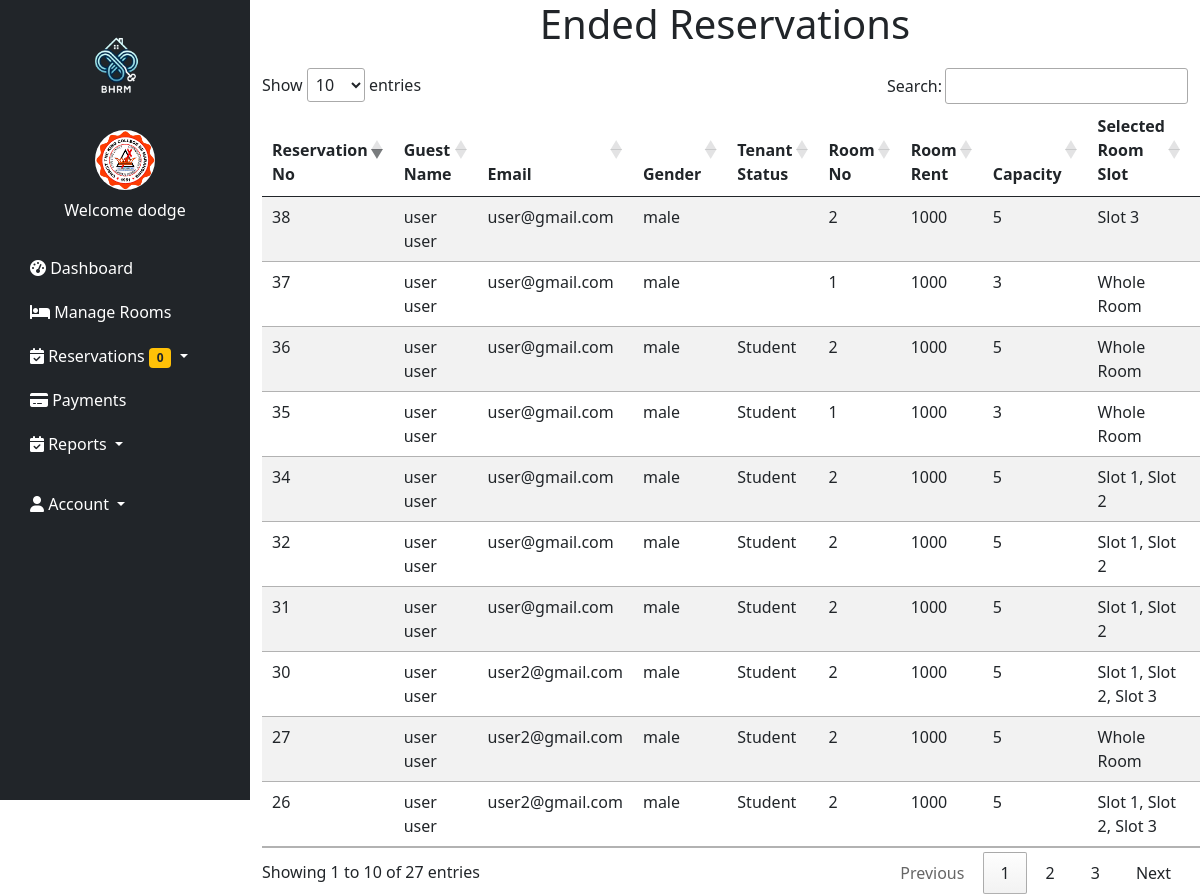
The app's page /ended.php (signed in) with its own data.
### tables this page shows
CREATE TABLE `users` (
  `id` int(11) NOT NULL,
  `image` varchar(255) NOT NULL,
  `fname` varchar(50) NOT NULL,
  `lname` varchar(50) NOT NULL,
  `gender` varchar(255) NOT NULL,
  `uname` varchar(50) NOT NULL,
  `pass` varchar(50) NOT NULL,
  `role` varchar(50) NOT NULL,
  `hname` varchar(255) NOT NULL
);

CREATE TABLE `reservation` (
  `id` int(255) NOT NULL,
  `image` varchar(255) NOT NULL,
  `fname` varchar(255) NOT NULL,
  `lname` varchar(255) NOT NULL,
  `email` varchar(255) NOT NULL,
  `gender` varchar(255) NOT NULL,
  `date_in` date DEFAULT NULL,
  `date_out` date DEFAULT NULL,
  `tenant_status` varchar(255) NOT NULL,
  `addons` varchar(255) NOT NULL,
  `room_no` int(255) NOT NULL,
  `capacity` int(255) NOT NULL,
  `room_slot` varchar(255) NOT NULL,
  `current_tenant` int(255) NOT NULL,
  `amenities` varchar(255) NOT NULL,
  `tenant_type` varchar(255) NOT NULL,
  `room_floor` varchar(255) NOT NULL,
  `price` int(255) NOT NULL,
  `status` varchar(255) NOT NULL,
  `payment` int(255) NOT NULL,
  `pay_stat` varchar(255) NOT NULL,
  `pay_date` date DEFAULT NULL,
  `res_stat` varchar(255) NOT NULL,
  `res_duration` varchar(255) NOT NULL,
  `res_reason` varchar(255) NOT NULL,
  `hname` varchar(255) NOT NULL,
  `owner` varchar(255) NOT NULL
);

### ended.php (the view, shortened to what this page needs)
<!DOCTYPE html>
<html lang="en">
<head>
    <link href="https://cdn.jsdelivr.net/npm/bootstrap@5.0.2/dist/css/bootstrap.min.css" rel="stylesheet">
    <link rel="stylesheet" type="text/css" href="https://cdn.datatables.net/1.11.5/css/jquery.dataTables.min.css">
</head>
<body>
    <?php include 'navigationbar.php'; ?>
    <h1 class="text-center">Ended Reservations</h1>
    <div class="container table-responsive">
        <?php
        if (!empty($_SESSION) && $_SESSION['role'] == 'landlord') {
            $hname = $_SESSION['hname'];
            $query = "SELECT * FROM reservation WHERE hname = '$hname' AND res_stat = 'Ended' ORDER BY id DESC";
            $result = mysqli_query($conn, $query);
        ?>
        <table id="reservationsTable" class="table table-striped">
            <thead>
                <tr>
                    <th>Reservation No</th>
                    <th>Guest Name</th>
                    <th>Email</th>
                    <th>Gender</th>
                    <th>Tenant Status</th>
                    <th>Room No</th>
                    <th>Room Rent</th>
                    <th>Capacity</th>
                    <th>Selected Room Slot</th>
                    <th>Current Tenant</th>
                </tr>
            </thead>
            <tbody>
                <?php while ($fetch = mysqli_fetch_assoc($result)) { ?>
                <tr>
                    <td><?php echo $fetch['id']; ?></td>
                    <td><?php echo $fetch['fname'] . ' ' . $fetch['lname']; ?></td>
                    <td><?php echo $fetch['email']; ?></td>
                    <td><?php echo $fetch['gender']; ?></td>
                    <td><?php echo $fetch['tenant_status']; ?></td>
                    <td><?php echo $fetch['room_no']; ?></td>
                    <td><?php echo $fetch['price']; ?></td>
                    <td><?php echo $fetch['capacity']; ?></td>
                    <td><?php echo $fetch['room_slot']; ?></td>
                    <td><?php echo $fetch['current_tenant']; ?></td>
                </tr>
                <?php } ?>
            </tbody>
        </table>
        <?php } ?>
    </div>
</body>
</html>

### navigationbar.php (shortened to what this page needs)
<?php
require 'php/connection.php';
?>
<?php
        if(!empty($_SESSION['uname'])){
            $uname = $_SESSION['uname'];
            $query = "select * from users where uname = '$uname'";
            $result = mysqli_query($conn, $query);
            $fetch = mysqli_fetch_assoc($result);
        }
        $hname = $_SESSION['hname'];
        $query = "SELECT COUNT(*) AS new_reservations FROM reservation WHERE hname = '$hname' AND res_stat = 'Pending'";
        $result = mysqli_query($conn, $query);
        $row = mysqli_fetch_assoc($result);
        $newReservations = $row['new_reservations'];
    ?>
<!DOCTYPE html>
<html lang="en">
<head>
    <link href="https://cdn.jsdelivr.net/npm/bootstrap@5.0.2/dist/css/bootstrap.min.css" rel="stylesheet">
    <link href="https://cdnjs.cloudflare.com/ajax/libs/font-awesome/6.0.0-beta3/css/all.min.css" rel="stylesheet">
</head>
<body>
    <nav class="sidebar bg-dark">
        <div class="navbar-brand text-center">
            <img src="/bhrm-main/images/logo.png" alt="Logo">
        </div>
        <ul class="nav flex-column">
            <li class="nav-item text-center mb-4">
                <img class="rounded-circle mb-2" src="/bhrm-main/<?php echo $fetch['image'] ?? 'default.png'; ?>" alt="Profile" width="60" height="60">
                <span class="d-block text-white">Welcome <?php echo $fetch['fname'] ?? 'Guest'; ?></span>
            </li>
            <li class="nav-item">
                <a class="nav-link" href="/bhrm-main/dashboard.php">
                    <i class="fas fa-tachometer-alt"></i> Dashboard
                </a>
            </li>
            <li class="nav-item">
                <a class="nav-link" href="/bhrm-main/manageroom.php">
                    <i class="fas fa-bed"></i> Manage Rooms
                </a>
            </li>
            <li class="nav-item dropdown">
                <a class="nav-link dropdown-toggle" href="#" id="reservationMenu" role="button" data-bs-toggle="dropdown" aria-expanded="false">
                    <i class="fas fa-calendar-check"></i> Reservations <span class="badge bg-warning text-dark"><?php echo $newReservations; ?></span>
                </a>
            </li>
            <li class="nav-item">
                <a class="nav-link" href="/bhrm-main/payment.php">
                    <i class="fas fa-credit-card"></i> Payments
                </a>
            </li>
            <li class="nav-item dropdown">
                <a class="nav-link dropdown-toggle" href="#" id="reservationMenu" role="button" data-bs-toggle="dropdown" aria-expanded="false">
                    <i class="fas fa-calendar-check"></i> Reports
                </a>
            </li>
            <li class="nav-item dropdown mt-3">
                <a class="nav-link text-white dropdown-toggle" href="#" id="userMenu" role="button" data-bs-toggle="dropdown">
                    <i class="fas fa-user"></i> Account
                </a>
            </li>
        </ul>
    </nav>
</body>
</html>

### ended.php (style rules this page uses)
.container { margin-top: 20px; }

### navigationbar.php (style rules this page uses)
body { margin-left: 250px; transition: margin-left 0.3s ease; background-color: white; }
.sidebar { position: fixed; top: 0; left: 0; height: 100vh; width: 250px; background-color: #343a40; padding: 20px 15px; z-index: 1000; overflow-y: auto; transition: all 0.3s ease; }
.sidebar .navbar-brand img { width: 80px; height: 80px; border-radius: 50%; margin-bottom: 20px; }
.sidebar .nav-link { color: white; display: block; font-size: 16px; padding: 10px 15px; border-radius: 5px; transition: all 0.3s ease; }

### records on screen
users: image (picture), fname "dodge"
reservation: id "38", fname "user", lname "user", email "user@gmail.com", gender "male", room_no "2", price "1000", capacity "5", room_slot "Slot 3"
reservation: id "37", fname "user", lname "user", email "user@gmail.com", gender "male", room_no "1", price "1000", capacity "3", room_slot "Whole Room"
reservation: id "36", fname "user", lname "user", email "user@gmail.com", gender "male", tenant_status "Student", room_no "2", price "1000", capacity "5", room_slot "Whole Room"
reservation: id "35", fname "user", lname "user", email "user@gmail.com", gender "male", tenant_status "Student", room_no "1", price "1000", capacity "3", room_slot "Whole Room"
reservation: id "34", fname "user", lname "user", email "user@gmail.com", gender "male", tenant_status "Student", room_no "2", price "1000", capacity "5", room_slot "Slot 1, Slot 2"
reservation: id "32", fname "user", lname "user", email "user@gmail.com", gender "male", tenant_status "Student", room_no "2", price "1000", capacity "5", room_slot "Slot 1, Slot 2"
reservation: id "31", fname "user", lname "user", email "user@gmail.com", gender "male", tenant_status "Student", room_no "2", price "1000", capacity "5", room_slot "Slot 1, Slot 2"
reservation: id "30", fname "user", lname "user", email "user2@gmail.com", gender "male", tenant_status "Student", room_no "2", price "1000", capacity "5", room_slot "Slot 1, Slot 2, Slot 3"
reservation: id "27", fname "user", lname "user", email "user2@gmail.com", gender "male", tenant_status "Student", room_no "2", price "1000", capacity "5", room_slot "Whole Room"
reservation: id "26", fname "user", lname "user", email "user2@gmail.com", gender "male", tenant_status "Student", room_no "2", price "1000", capacity "5", room_slot "Slot 1, Slot 2, Slot 3"

### other values on screen
$newReservations "0"
